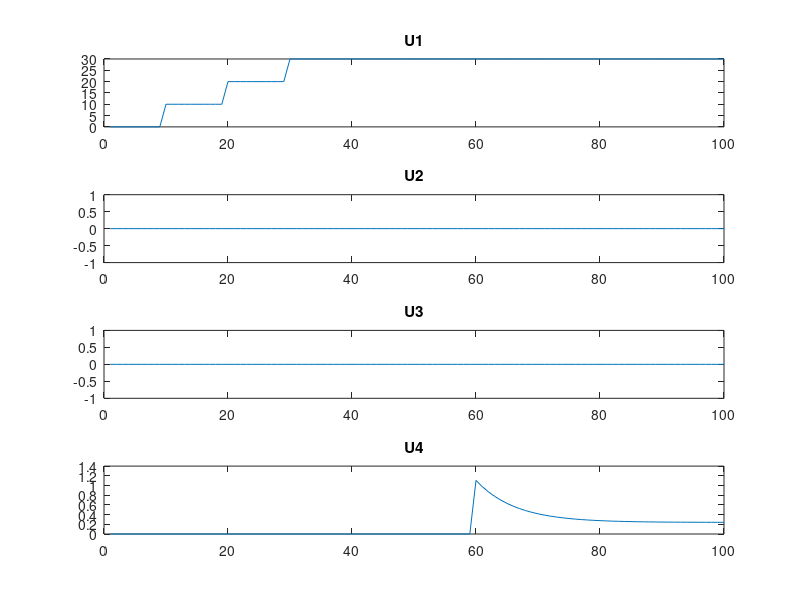
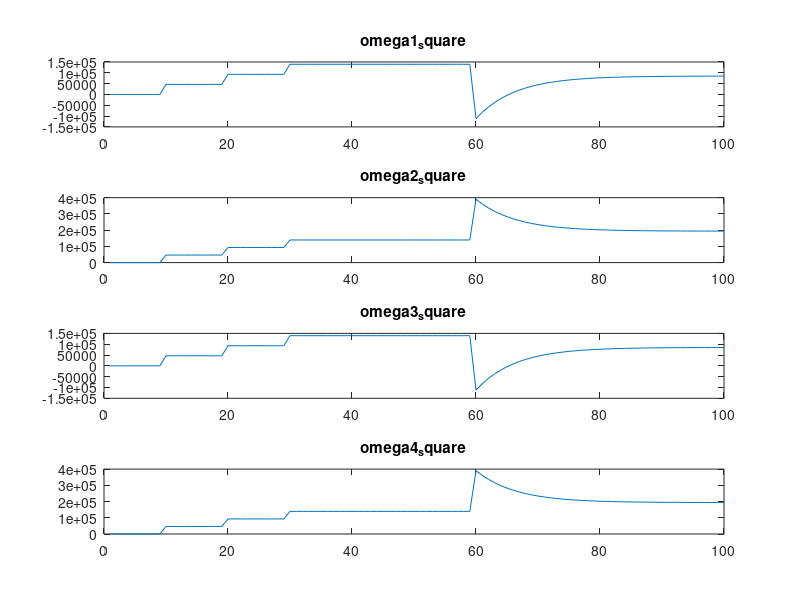

MATLAB code to generate these figures, in order:
% Yaw

close all

b = 0.0000538; %na
d = 0.0000011; %na
l = 0.32;  %a
m = 1.6;
IXX = 0.1296;
IYY = 0.1296;
IZZ = 0.2272;
hl = 17.64;

T =100;
lift_step = 10;

%error input 
% no error
% vec_error = [0;0;0;0];

% all error
% vec_error = [-10.25;7.74;-55.555;0];

% roll error
%  vec_error = [5;0;0;0];

% pitch error
% vec_error = [0;7.74;0;0];

% yaw error
vec_error = [0;0;1;0];

temp1 = 1/4/b;
temp2 = 1/2/l/b;
temp3 = 1/4/d;

% inverse motion matrix
IMM = [temp1, 0, 0-temp2, 0-temp3;
    temp1, 0-temp2, 0, temp3;
    temp1, 0 , temp2, 0-temp3;
    temp1, temp2, 0, temp3];

% error input vector
error = [0.0;0.0;0.0;0.0];
al = 0;

% error data storage
e = [0,0,0,0;
    0,0,0,0];

f = zeros(2,4);
U_vecs = zeros(4,T);
M2_vecs = zeros(4,T);

for n = 1:1:T
    if (n < 40)
        if (mod(n,10) == 0)
            al = al + lift_step;
        end
    end
    
    % inject roll errors
    if (n == 60)
        error = vec_error;
    end
    
    
    e(1,1) = error(1);
    e(1,2) = error(2);
    e(1,3) = error(3);
    e(1,4) = error(4);
    
    % ROLL PITCH YAW PIDs
    f(1,1) = (1.055 * e(1,1) - 1.007 * e(2,1) + 0.7917*f(2,1));% roll
    f(1,2) = (1.055 * e(1,2) - 1.007 * e(2,2) + 0.7917*f(2,2));% pitch
    f(1,3) = (1.105 * e(1,3) - 1.07 * e(2,3) + 0.8535*f(2,3)); % yaw

    %f(1,3) = (12.19 * e(1,3) - 11.16 * e(2,3) + 0.04173*f(2,3));
    f(1,4) = al;
    
    U_vecs(1,n) = f(1,4);
    U_vecs(2,n) = f(1,1);
    U_vecs(3,n) = f(1,2);
    U_vecs(4,n) = f(1,3);
    
    % store prev data
    e(2,1) = e(1,1);
    e(2,2) = e(1,2);
    e(2,3) = e(1,3);
    e(2,4) = e(1,4);
    f(2,1) = f(1,1);
    f(2,2) = f(1,2);
    f(2,3) = f(1,3);
    f(2,4) = f(1,4);   
    
    M2_vecs(:,n) = IMM*(U_vecs(:,n));
    % INV
end

figure;
subplot(4,1,1);
plot(1:1:T, U_vecs(1,:));
title('U1');
subplot(4,1,2);
plot(1:1:T, U_vecs(2,:));
title('U2');
subplot(4,1,3);
plot(1:1:T, U_vecs(3,:));
title('U3');
subplot(4,1,4);
plot(1:1:T, U_vecs(4,:));
title('U4');
figure(2);
subplot(4,1,1);
plot(1:1:T, M2_vecs(1,:));
title('omega1_square');
subplot(4,1,2);
plot(1:1:T, M2_vecs(2,:));
title('omega2_square');
subplot(4,1,3);
plot(1:1:T, M2_vecs(3,:));
title('omega3_square');
subplot(4,1,4);
plot(1:1:T, M2_vecs(4,:));
title('omega4_square');